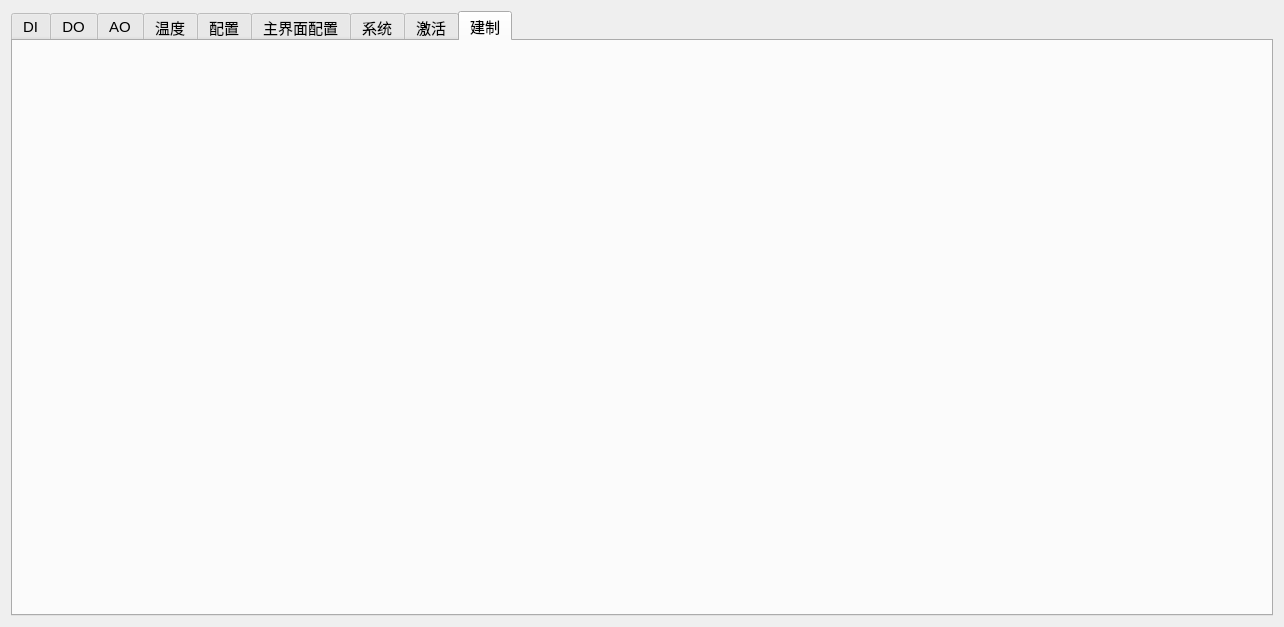
<?xml version="1.0" encoding="UTF-8"?>
<ui version="4.0">
 <class>SystemParameterDialog</class>
 <widget class="QDialog" name="SystemParameterDialog">
  <property name="geometry">
   <rect>
    <x>0</x>
    <y>0</y>
    <width>1284</width>
    <height>627</height>
   </rect>
  </property>
  <property name="windowTitle">
   <string>系统参数</string>
  </property>
  <property name="windowIcon">
   <iconset resource="themes/image.qrc">
    <normaloff>:/images/images/systemparameter.png</normaloff>:/images/images/systemparameter.png</iconset>
  </property>
  <layout class="QHBoxLayout" name="horizontalLayout">
   <item>
    <widget class="QTabWidget" name="tabWidget">
     <property name="minimumSize">
      <size>
       <width>100</width>
       <height>0</height>
      </size>
     </property>
     <property name="font">
      <font>
       <pointsize>11</pointsize>
      </font>
     </property>
     <property name="currentIndex">
      <number>8</number>
     </property>
     <widget class="QWidget" name="tab">
      <property name="minimumSize">
       <size>
        <width>100</width>
        <height>0</height>
       </size>
      </property>
      <property name="font">
       <font>
        <pointsize>10</pointsize>
       </font>
      </property>
      <attribute name="icon">
       <iconset resource="themes/light/lightstyle.qrc">
        <normaloff>:/qss_icons/light/rc/arrow_up@2x.png</normaloff>
        <activeon>:/qss_icons/light/rc/arrow_down_focus@2x.png</activeon>:/qss_icons/light/rc/arrow_up@2x.png</iconset>
      </attribute>
      <attribute name="title">
       <string>DI</string>
      </attribute>
     </widget>
     <widget class="QWidget" name="tab_2">
      <property name="accessibleName">
       <string/>
      </property>
      <attribute name="icon">
       <iconset resource="themes/light/lightstyle.qrc">
        <normaloff>:/qss_icons/light/rc/arrow_up@2x.png</normaloff>
        <activeon>:/qss_icons/light/rc/arrow_down_focus@2x.png</activeon>:/qss_icons/light/rc/arrow_up@2x.png</iconset>
      </attribute>
      <attribute name="title">
       <string>DO</string>
      </attribute>
      <widget class="QLabel" name="label">
       <property name="geometry">
        <rect>
         <x>60</x>
         <y>70</y>
         <width>53</width>
         <height>15</height>
        </rect>
       </property>
       <property name="text">
        <string>TextLabel</string>
       </property>
      </widget>
     </widget>
     <widget class="QWidget" name="tab_3">
      <attribute name="icon">
       <iconset resource="themes/light/lightstyle.qrc">
        <normaloff>:/qss_icons/light/rc/arrow_up@2x.png</normaloff>
        <activeon>:/qss_icons/light/rc/arrow_down_focus@2x.png</activeon>:/qss_icons/light/rc/arrow_up@2x.png</iconset>
      </attribute>
      <attribute name="title">
       <string>AO</string>
      </attribute>
     </widget>
     <widget class="QWidget" name="tab_4">
      <attribute name="icon">
       <iconset resource="themes/light/lightstyle.qrc">
        <normaloff>:/qss_icons/light/rc/arrow_up@2x.png</normaloff>
        <activeon>:/qss_icons/light/rc/arrow_down_focus@2x.png</activeon>:/qss_icons/light/rc/arrow_up@2x.png</iconset>
      </attribute>
      <attribute name="title">
       <string>温度</string>
      </attribute>
     </widget>
     <widget class="QWidget" name="tab_5">
      <attribute name="icon">
       <iconset resource="themes/light/lightstyle.qrc">
        <normaloff>:/qss_icons/light/rc/arrow_up@2x.png</normaloff>
        <activeon>:/qss_icons/light/rc/arrow_down_focus@2x.png</activeon>:/qss_icons/light/rc/arrow_up@2x.png</iconset>
      </attribute>
      <attribute name="title">
       <string>配置</string>
      </attribute>
     </widget>
     <widget class="QWidget" name="tab_6">
      <attribute name="icon">
       <iconset resource="themes/light/lightstyle.qrc">
        <normaloff>:/qss_icons/light/rc/arrow_up@2x.png</normaloff>
        <activeon>:/qss_icons/light/rc/arrow_down_focus@2x.png</activeon>:/qss_icons/light/rc/arrow_up@2x.png</iconset>
      </attribute>
      <attribute name="title">
       <string>主界面配置</string>
      </attribute>
     </widget>
     <widget class="QWidget" name="tab_7">
      <attribute name="icon">
       <iconset resource="themes/light/lightstyle.qrc">
        <normaloff>:/qss_icons/light/rc/arrow_up@2x.png</normaloff>
        <activeon>:/qss_icons/light/rc/arrow_down_focus@2x.png</activeon>:/qss_icons/light/rc/arrow_up@2x.png</iconset>
      </attribute>
      <attribute name="title">
       <string>系统</string>
      </attribute>
     </widget>
     <widget class="QWidget" name="tab_8">
      <attribute name="icon">
       <iconset resource="themes/light/lightstyle.qrc">
        <normaloff>:/qss_icons/light/rc/arrow_up@2x.png</normaloff>
        <activeon>:/qss_icons/light/rc/arrow_down_focus@2x.png</activeon>:/qss_icons/light/rc/arrow_up@2x.png</iconset>
      </attribute>
      <attribute name="title">
       <string>激活</string>
      </attribute>
     </widget>
     <widget class="QWidget" name="tab_9">
      <attribute name="icon">
       <iconset resource="themes/light/lightstyle.qrc">
        <normaloff>:/qss_icons/light/rc/arrow_up@2x.png</normaloff>
        <activeon>:/qss_icons/light/rc/arrow_down_focus@2x.png</activeon>:/qss_icons/light/rc/arrow_up@2x.png</iconset>
      </attribute>
      <attribute name="title">
       <string>建制</string>
      </attribute>
     </widget>
    </widget>
   </item>
  </layout>
 </widget>
 <resources>
  <include location="themes/light/lightstyle.qrc"/>
  <include location="themes/image.qrc"/>
 </resources>
 <connections/>
</ui>
